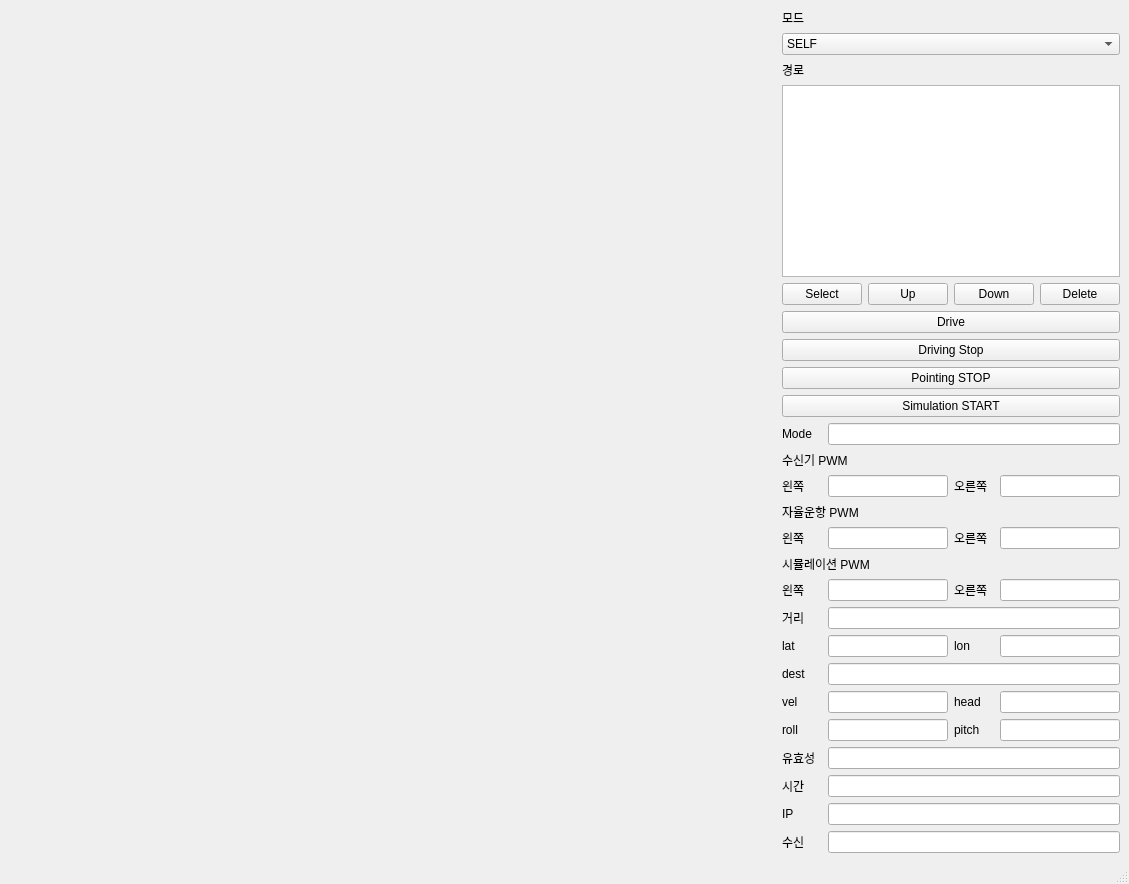
<?xml version="1.0" encoding="UTF-8"?>
<ui version="4.0">
 <class>MainWindow</class>
 <widget class="QMainWindow" name="MainWindow">
  <property name="geometry">
   <rect>
    <x>0</x>
    <y>0</y>
    <width>1129</width>
    <height>813</height>
   </rect>
  </property>
  <property name="windowTitle">
   <string>MainWindow</string>
  </property>
  <widget class="QWidget" name="centralwidget">
   <layout class="QGridLayout" name="gridLayout">
    <item row="0" column="0">
     <layout class="QHBoxLayout" name="Outer_Layout" stretch="8,2">
      <item>
       <layout class="QVBoxLayout" name="Folium"/>
      </item>
      <item>
       <layout class="QVBoxLayout" name="verticalLayout_2">
        <item>
         <widget class="QLabel" name="label">
          <property name="sizePolicy">
           <sizepolicy hsizetype="Preferred" vsizetype="Fixed">
            <horstretch>0</horstretch>
            <verstretch>0</verstretch>
           </sizepolicy>
          </property>
          <property name="text">
           <string>모드</string>
          </property>
         </widget>
        </item>
        <item>
         <widget class="QComboBox" name="combo_mode">
          <item>
           <property name="text">
            <string>SELF</string>
           </property>
          </item>
          <item>
           <property name="text">
            <string>AUTO</string>
           </property>
          </item>
         </widget>
        </item>
        <item>
         <widget class="QLabel" name="label_2">
          <property name="sizePolicy">
           <sizepolicy hsizetype="Preferred" vsizetype="Fixed">
            <horstretch>0</horstretch>
            <verstretch>0</verstretch>
           </sizepolicy>
          </property>
          <property name="text">
           <string>경로</string>
          </property>
         </widget>
        </item>
        <item>
         <widget class="QListView" name="waypoints">
          <property name="sizePolicy">
           <sizepolicy hsizetype="Minimum" vsizetype="Fixed">
            <horstretch>0</horstretch>
            <verstretch>0</verstretch>
           </sizepolicy>
          </property>
         </widget>
        </item>
        <item>
         <layout class="QHBoxLayout" name="horizontalLayout">
          <item>
           <widget class="QPushButton" name="btn_select">
            <property name="text">
             <string>Select</string>
            </property>
           </widget>
          </item>
          <item>
           <widget class="QPushButton" name="btn_up">
            <property name="sizePolicy">
             <sizepolicy hsizetype="Fixed" vsizetype="Fixed">
              <horstretch>0</horstretch>
              <verstretch>0</verstretch>
             </sizepolicy>
            </property>
            <property name="text">
             <string>Up</string>
            </property>
           </widget>
          </item>
          <item>
           <widget class="QPushButton" name="btn_down">
            <property name="sizePolicy">
             <sizepolicy hsizetype="Fixed" vsizetype="Fixed">
              <horstretch>0</horstretch>
              <verstretch>0</verstretch>
             </sizepolicy>
            </property>
            <property name="text">
             <string>Down</string>
            </property>
           </widget>
          </item>
          <item>
           <widget class="QPushButton" name="btn_delete">
            <property name="sizePolicy">
             <sizepolicy hsizetype="Fixed" vsizetype="Fixed">
              <horstretch>0</horstretch>
              <verstretch>0</verstretch>
             </sizepolicy>
            </property>
            <property name="text">
             <string>Delete</string>
            </property>
           </widget>
          </item>
         </layout>
        </item>
        <item>
         <widget class="QPushButton" name="btn_drive">
          <property name="text">
           <string>Drive</string>
          </property>
         </widget>
        </item>
        <item>
         <widget class="QPushButton" name="btn_stop_driving">
          <property name="text">
           <string>Driving Stop</string>
          </property>
         </widget>
        </item>
        <item>
         <widget class="QPushButton" name="btn_pointing">
          <property name="text">
           <string>Pointing STOP</string>
          </property>
         </widget>
        </item>
        <item>
         <widget class="QPushButton" name="btn_simulation">
          <property name="text">
           <string>Simulation START</string>
          </property>
         </widget>
        </item>
        <item>
         <layout class="QHBoxLayout" name="horizontalLayout_2">
          <item>
           <widget class="QLabel" name="lbl_mode">
            <property name="sizePolicy">
             <sizepolicy hsizetype="Fixed" vsizetype="Minimum">
              <horstretch>0</horstretch>
              <verstretch>0</verstretch>
             </sizepolicy>
            </property>
            <property name="minimumSize">
             <size>
              <width>40</width>
              <height>0</height>
             </size>
            </property>
            <property name="maximumSize">
             <size>
              <width>40</width>
              <height>16777215</height>
             </size>
            </property>
            <property name="text">
             <string>Mode</string>
            </property>
           </widget>
          </item>
          <item>
           <widget class="QLineEdit" name="edit_mode">
            <property name="sizePolicy">
             <sizepolicy hsizetype="Expanding" vsizetype="Fixed">
              <horstretch>0</horstretch>
              <verstretch>0</verstretch>
             </sizepolicy>
            </property>
           </widget>
          </item>
         </layout>
        </item>
        <item>
         <widget class="QLabel" name="label_3">
          <property name="text">
           <string>수신기 PWM</string>
          </property>
         </widget>
        </item>
        <item>
         <layout class="QHBoxLayout" name="horizontalLayout_3">
          <item>
           <widget class="QLabel" name="lbl_pwml">
            <property name="sizePolicy">
             <sizepolicy hsizetype="Fixed" vsizetype="Preferred">
              <horstretch>0</horstretch>
              <verstretch>0</verstretch>
             </sizepolicy>
            </property>
            <property name="minimumSize">
             <size>
              <width>40</width>
              <height>0</height>
             </size>
            </property>
            <property name="maximumSize">
             <size>
              <width>40</width>
              <height>16777215</height>
             </size>
            </property>
            <property name="text">
             <string>왼쪽</string>
            </property>
           </widget>
          </item>
          <item>
           <widget class="QLineEdit" name="edit_pwml"/>
          </item>
          <item>
           <widget class="QLabel" name="lbl_pwmr">
            <property name="sizePolicy">
             <sizepolicy hsizetype="Fixed" vsizetype="Preferred">
              <horstretch>0</horstretch>
              <verstretch>0</verstretch>
             </sizepolicy>
            </property>
            <property name="minimumSize">
             <size>
              <width>40</width>
              <height>0</height>
             </size>
            </property>
            <property name="maximumSize">
             <size>
              <width>40</width>
              <height>16777215</height>
             </size>
            </property>
            <property name="text">
             <string>오른쪽</string>
            </property>
           </widget>
          </item>
          <item>
           <widget class="QLineEdit" name="edit_pwmr"/>
          </item>
         </layout>
        </item>
        <item>
         <widget class="QLabel" name="label_4">
          <property name="text">
           <string>자율운항 PWM</string>
          </property>
         </widget>
        </item>
        <item>
         <layout class="QHBoxLayout" name="horizontalLayout_4">
          <item>
           <widget class="QLabel" name="lbl_pwml_auto">
            <property name="sizePolicy">
             <sizepolicy hsizetype="Fixed" vsizetype="Preferred">
              <horstretch>0</horstretch>
              <verstretch>0</verstretch>
             </sizepolicy>
            </property>
            <property name="minimumSize">
             <size>
              <width>40</width>
              <height>0</height>
             </size>
            </property>
            <property name="maximumSize">
             <size>
              <width>40</width>
              <height>16777215</height>
             </size>
            </property>
            <property name="text">
             <string>왼쪽</string>
            </property>
           </widget>
          </item>
          <item>
           <widget class="QLineEdit" name="edit_pwml_auto"/>
          </item>
          <item>
           <widget class="QLabel" name="lbl_pwmr_auto">
            <property name="sizePolicy">
             <sizepolicy hsizetype="Fixed" vsizetype="Preferred">
              <horstretch>0</horstretch>
              <verstretch>0</verstretch>
             </sizepolicy>
            </property>
            <property name="minimumSize">
             <size>
              <width>40</width>
              <height>0</height>
             </size>
            </property>
            <property name="maximumSize">
             <size>
              <width>40</width>
              <height>16777215</height>
             </size>
            </property>
            <property name="text">
             <string>오른쪽</string>
            </property>
           </widget>
          </item>
          <item>
           <widget class="QLineEdit" name="edit_pwmr_auto"/>
          </item>
         </layout>
        </item>
        <item>
         <widget class="QLabel" name="label_5">
          <property name="text">
           <string>시뮬레이션 PWM</string>
          </property>
         </widget>
        </item>
        <item>
         <layout class="QHBoxLayout" name="horizontalLayout_14">
          <item>
           <widget class="QLabel" name="lbl_pwml_auto_2">
            <property name="sizePolicy">
             <sizepolicy hsizetype="Fixed" vsizetype="Preferred">
              <horstretch>0</horstretch>
              <verstretch>0</verstretch>
             </sizepolicy>
            </property>
            <property name="minimumSize">
             <size>
              <width>40</width>
              <height>0</height>
             </size>
            </property>
            <property name="maximumSize">
             <size>
              <width>40</width>
              <height>16777215</height>
             </size>
            </property>
            <property name="text">
             <string>왼쪽</string>
            </property>
           </widget>
          </item>
          <item>
           <widget class="QLineEdit" name="edit_pwml_simulation">
            <property name="text">
             <string/>
            </property>
           </widget>
          </item>
          <item>
           <widget class="QLabel" name="lbl_pwmr_auto_2">
            <property name="sizePolicy">
             <sizepolicy hsizetype="Fixed" vsizetype="Preferred">
              <horstretch>0</horstretch>
              <verstretch>0</verstretch>
             </sizepolicy>
            </property>
            <property name="minimumSize">
             <size>
              <width>40</width>
              <height>0</height>
             </size>
            </property>
            <property name="maximumSize">
             <size>
              <width>40</width>
              <height>16777215</height>
             </size>
            </property>
            <property name="text">
             <string>오른쪽</string>
            </property>
           </widget>
          </item>
          <item>
           <widget class="QLineEdit" name="edit_pwmr_simulation"/>
          </item>
         </layout>
        </item>
        <item>
         <layout class="QHBoxLayout" name="horizontalLayout_13">
          <item>
           <widget class="QLabel" name="lbl_distance">
            <property name="minimumSize">
             <size>
              <width>40</width>
              <height>0</height>
             </size>
            </property>
            <property name="maximumSize">
             <size>
              <width>40</width>
              <height>16777215</height>
             </size>
            </property>
            <property name="text">
             <string>거리</string>
            </property>
           </widget>
          </item>
          <item>
           <widget class="QLineEdit" name="edit_distance"/>
          </item>
         </layout>
        </item>
        <item>
         <layout class="QHBoxLayout" name="horizontalLayout_11">
          <item>
           <widget class="QLabel" name="lbl_latitude">
            <property name="sizePolicy">
             <sizepolicy hsizetype="Fixed" vsizetype="Preferred">
              <horstretch>0</horstretch>
              <verstretch>0</verstretch>
             </sizepolicy>
            </property>
            <property name="minimumSize">
             <size>
              <width>40</width>
              <height>0</height>
             </size>
            </property>
            <property name="maximumSize">
             <size>
              <width>40</width>
              <height>16777215</height>
             </size>
            </property>
            <property name="text">
             <string>lat</string>
            </property>
           </widget>
          </item>
          <item>
           <widget class="QLineEdit" name="edit_latitude"/>
          </item>
          <item>
           <widget class="QLabel" name="lbl_longitude">
            <property name="sizePolicy">
             <sizepolicy hsizetype="Fixed" vsizetype="Preferred">
              <horstretch>0</horstretch>
              <verstretch>0</verstretch>
             </sizepolicy>
            </property>
            <property name="minimumSize">
             <size>
              <width>40</width>
              <height>0</height>
             </size>
            </property>
            <property name="maximumSize">
             <size>
              <width>40</width>
              <height>16777215</height>
             </size>
            </property>
            <property name="text">
             <string>lon</string>
            </property>
           </widget>
          </item>
          <item>
           <widget class="QLineEdit" name="edit_longitude"/>
          </item>
         </layout>
        </item>
        <item>
         <layout class="QHBoxLayout" name="horizontalLayout_5">
          <item>
           <widget class="QLabel" name="label_7">
            <property name="sizePolicy">
             <sizepolicy hsizetype="Fixed" vsizetype="Minimum">
              <horstretch>0</horstretch>
              <verstretch>0</verstretch>
             </sizepolicy>
            </property>
            <property name="minimumSize">
             <size>
              <width>40</width>
              <height>0</height>
             </size>
            </property>
            <property name="maximumSize">
             <size>
              <width>40</width>
              <height>16777215</height>
             </size>
            </property>
            <property name="text">
             <string>dest</string>
            </property>
           </widget>
          </item>
          <item>
           <widget class="QLineEdit" name="edit_destination">
            <property name="sizePolicy">
             <sizepolicy hsizetype="Expanding" vsizetype="Fixed">
              <horstretch>0</horstretch>
              <verstretch>0</verstretch>
             </sizepolicy>
            </property>
           </widget>
          </item>
         </layout>
        </item>
        <item>
         <layout class="QHBoxLayout" name="horizontalLayout_6">
          <item>
           <widget class="QLabel" name="lbl_velocity">
            <property name="sizePolicy">
             <sizepolicy hsizetype="Fixed" vsizetype="Preferred">
              <horstretch>0</horstretch>
              <verstretch>0</verstretch>
             </sizepolicy>
            </property>
            <property name="minimumSize">
             <size>
              <width>40</width>
              <height>0</height>
             </size>
            </property>
            <property name="maximumSize">
             <size>
              <width>40</width>
              <height>16777215</height>
             </size>
            </property>
            <property name="text">
             <string>vel</string>
            </property>
           </widget>
          </item>
          <item>
           <widget class="QLineEdit" name="edit_velocity"/>
          </item>
          <item>
           <widget class="QLabel" name="lbl_heading">
            <property name="sizePolicy">
             <sizepolicy hsizetype="Fixed" vsizetype="Preferred">
              <horstretch>0</horstretch>
              <verstretch>0</verstretch>
             </sizepolicy>
            </property>
            <property name="minimumSize">
             <size>
              <width>40</width>
              <height>0</height>
             </size>
            </property>
            <property name="maximumSize">
             <size>
              <width>40</width>
              <height>16777215</height>
             </size>
            </property>
            <property name="text">
             <string>head</string>
            </property>
           </widget>
          </item>
          <item>
           <widget class="QLineEdit" name="edit_heading"/>
          </item>
         </layout>
        </item>
        <item>
         <layout class="QHBoxLayout" name="horizontalLayout_12">
          <item>
           <widget class="QLabel" name="lbl_roll">
            <property name="sizePolicy">
             <sizepolicy hsizetype="Fixed" vsizetype="Preferred">
              <horstretch>0</horstretch>
              <verstretch>0</verstretch>
             </sizepolicy>
            </property>
            <property name="minimumSize">
             <size>
              <width>40</width>
              <height>0</height>
             </size>
            </property>
            <property name="maximumSize">
             <size>
              <width>40</width>
              <height>16777215</height>
             </size>
            </property>
            <property name="text">
             <string>roll</string>
            </property>
           </widget>
          </item>
          <item>
           <widget class="QLineEdit" name="edit_roll"/>
          </item>
          <item>
           <widget class="QLabel" name="lbl_pitch">
            <property name="sizePolicy">
             <sizepolicy hsizetype="Fixed" vsizetype="Preferred">
              <horstretch>0</horstretch>
              <verstretch>0</verstretch>
             </sizepolicy>
            </property>
            <property name="minimumSize">
             <size>
              <width>40</width>
              <height>0</height>
             </size>
            </property>
            <property name="maximumSize">
             <size>
              <width>40</width>
              <height>16777215</height>
             </size>
            </property>
            <property name="text">
             <string>pitch</string>
            </property>
           </widget>
          </item>
          <item>
           <widget class="QLineEdit" name="edit_pitch">
            <property name="text">
             <string/>
            </property>
           </widget>
          </item>
         </layout>
        </item>
        <item>
         <layout class="QHBoxLayout" name="horizontalLayout_7">
          <item>
           <widget class="QLabel" name="lbl_validity">
            <property name="sizePolicy">
             <sizepolicy hsizetype="Fixed" vsizetype="Minimum">
              <horstretch>0</horstretch>
              <verstretch>0</verstretch>
             </sizepolicy>
            </property>
            <property name="minimumSize">
             <size>
              <width>40</width>
              <height>0</height>
             </size>
            </property>
            <property name="maximumSize">
             <size>
              <width>40</width>
              <height>16777215</height>
             </size>
            </property>
            <property name="text">
             <string>유효성</string>
            </property>
           </widget>
          </item>
          <item>
           <widget class="QLineEdit" name="edit_validity">
            <property name="sizePolicy">
             <sizepolicy hsizetype="Expanding" vsizetype="Fixed">
              <horstretch>0</horstretch>
              <verstretch>0</verstretch>
             </sizepolicy>
            </property>
           </widget>
          </item>
         </layout>
        </item>
        <item>
         <layout class="QHBoxLayout" name="horizontalLayout_8">
          <item>
           <widget class="QLabel" name="lbl_time">
            <property name="sizePolicy">
             <sizepolicy hsizetype="Fixed" vsizetype="Minimum">
              <horstretch>0</horstretch>
              <verstretch>0</verstretch>
             </sizepolicy>
            </property>
            <property name="minimumSize">
             <size>
              <width>40</width>
              <height>0</height>
             </size>
            </property>
            <property name="maximumSize">
             <size>
              <width>40</width>
              <height>16777215</height>
             </size>
            </property>
            <property name="text">
             <string>시간</string>
            </property>
           </widget>
          </item>
          <item>
           <widget class="QLineEdit" name="edit_time">
            <property name="sizePolicy">
             <sizepolicy hsizetype="Expanding" vsizetype="Fixed">
              <horstretch>0</horstretch>
              <verstretch>0</verstretch>
             </sizepolicy>
            </property>
           </widget>
          </item>
         </layout>
        </item>
        <item>
         <layout class="QHBoxLayout" name="horizontalLayout_9">
          <item>
           <widget class="QLabel" name="lbl_ip">
            <property name="sizePolicy">
             <sizepolicy hsizetype="Fixed" vsizetype="Minimum">
              <horstretch>0</horstretch>
              <verstretch>0</verstretch>
             </sizepolicy>
            </property>
            <property name="minimumSize">
             <size>
              <width>40</width>
              <height>0</height>
             </size>
            </property>
            <property name="maximumSize">
             <size>
              <width>40</width>
              <height>16777215</height>
             </size>
            </property>
            <property name="text">
             <string>IP</string>
            </property>
           </widget>
          </item>
          <item>
           <widget class="QLineEdit" name="edit_IP">
            <property name="sizePolicy">
             <sizepolicy hsizetype="Expanding" vsizetype="Fixed">
              <horstretch>0</horstretch>
              <verstretch>0</verstretch>
             </sizepolicy>
            </property>
           </widget>
          </item>
         </layout>
        </item>
        <item>
         <layout class="QHBoxLayout" name="horizontalLayout_10">
          <item>
           <widget class="QLabel" name="lbl_ip_status">
            <property name="sizePolicy">
             <sizepolicy hsizetype="Fixed" vsizetype="Minimum">
              <horstretch>0</horstretch>
              <verstretch>0</verstretch>
             </sizepolicy>
            </property>
            <property name="minimumSize">
             <size>
              <width>40</width>
              <height>0</height>
             </size>
            </property>
            <property name="maximumSize">
             <size>
              <width>40</width>
              <height>16777215</height>
             </size>
            </property>
            <property name="text">
             <string>수신</string>
            </property>
           </widget>
          </item>
          <item>
           <widget class="QLineEdit" name="edit_com_status">
            <property name="sizePolicy">
             <sizepolicy hsizetype="Expanding" vsizetype="Fixed">
              <horstretch>0</horstretch>
              <verstretch>0</verstretch>
             </sizepolicy>
            </property>
           </widget>
          </item>
         </layout>
        </item>
        <item>
         <spacer name="verticalSpacer">
          <property name="orientation">
           <enum>Qt::Vertical</enum>
          </property>
          <property name="sizeHint" stdset="0">
           <size>
            <width>20</width>
            <height>40</height>
           </size>
          </property>
         </spacer>
        </item>
       </layout>
      </item>
     </layout>
    </item>
   </layout>
  </widget>
  <widget class="QMenuBar" name="menubar">
   <property name="geometry">
    <rect>
     <x>0</x>
     <y>0</y>
     <width>1129</width>
     <height>21</height>
    </rect>
   </property>
  </widget>
  <widget class="QStatusBar" name="statusbar"/>
 </widget>
 <resources/>
 <connections>
  <connection>
   <sender>btn_pointing</sender>
   <signal>clicked()</signal>
   <receiver>MainWindow</receiver>
   <slot>pointing()</slot>
   <hints>
    <hint type="sourcelabel">
     <x>979</x>
     <y>328</y>
    </hint>
    <hint type="destinationlabel">
     <x>1054</x>
     <y>732</y>
    </hint>
   </hints>
  </connection>
  <connection>
   <sender>btn_up</sender>
   <signal>clicked()</signal>
   <receiver>MainWindow</receiver>
   <slot>move_item_up()</slot>
   <hints>
    <hint type="sourcelabel">
     <x>880</x>
     <y>240</y>
    </hint>
    <hint type="destinationlabel">
     <x>1054</x>
     <y>732</y>
    </hint>
   </hints>
  </connection>
  <connection>
   <sender>btn_down</sender>
   <signal>clicked()</signal>
   <receiver>MainWindow</receiver>
   <slot>move_item_down()</slot>
   <hints>
    <hint type="sourcelabel">
     <x>961</x>
     <y>240</y>
    </hint>
    <hint type="destinationlabel">
     <x>1054</x>
     <y>732</y>
    </hint>
   </hints>
  </connection>
  <connection>
   <sender>btn_delete</sender>
   <signal>clicked()</signal>
   <receiver>MainWindow</receiver>
   <slot>delete_item()</slot>
   <hints>
    <hint type="sourcelabel">
     <x>1042</x>
     <y>240</y>
    </hint>
    <hint type="destinationlabel">
     <x>1054</x>
     <y>732</y>
    </hint>
   </hints>
  </connection>
  <connection>
   <sender>btn_drive</sender>
   <signal>clicked()</signal>
   <receiver>MainWindow</receiver>
   <slot>start_driving()</slot>
   <hints>
    <hint type="sourcelabel">
     <x>849</x>
     <y>258</y>
    </hint>
    <hint type="destinationlabel">
     <x>892</x>
     <y>708</y>
    </hint>
   </hints>
  </connection>
  <connection>
   <sender>btn_stop_driving</sender>
   <signal>clicked()</signal>
   <receiver>MainWindow</receiver>
   <slot>stop_driving()</slot>
   <hints>
    <hint type="sourcelabel">
     <x>1053</x>
     <y>299</y>
    </hint>
    <hint type="destinationlabel">
     <x>1025</x>
     <y>716</y>
    </hint>
   </hints>
  </connection>
  <connection>
   <sender>btn_simulation</sender>
   <signal>clicked()</signal>
   <receiver>MainWindow</receiver>
   <slot>simulator()</slot>
   <hints>
    <hint type="sourcelabel">
     <x>925</x>
     <y>346</y>
    </hint>
    <hint type="destinationlabel">
     <x>564</x>
     <y>406</y>
    </hint>
   </hints>
  </connection>
  <connection>
   <sender>btn_select</sender>
   <signal>clicked()</signal>
   <receiver>MainWindow</receiver>
   <slot>select_destination()</slot>
   <hints>
    <hint type="sourcelabel">
     <x>811</x>
     <y>224</y>
    </hint>
    <hint type="destinationlabel">
     <x>1002</x>
     <y>790</y>
    </hint>
   </hints>
  </connection>
 </connections>
 <slots>
  <slot>pointing()</slot>
  <slot>move_item_up()</slot>
  <slot>move_item_down()</slot>
  <slot>delete_item()</slot>
  <slot>start_driving()</slot>
  <slot>stop_driving()</slot>
  <slot>simulator()</slot>
  <slot>select_destination()</slot>
 </slots>
</ui>
